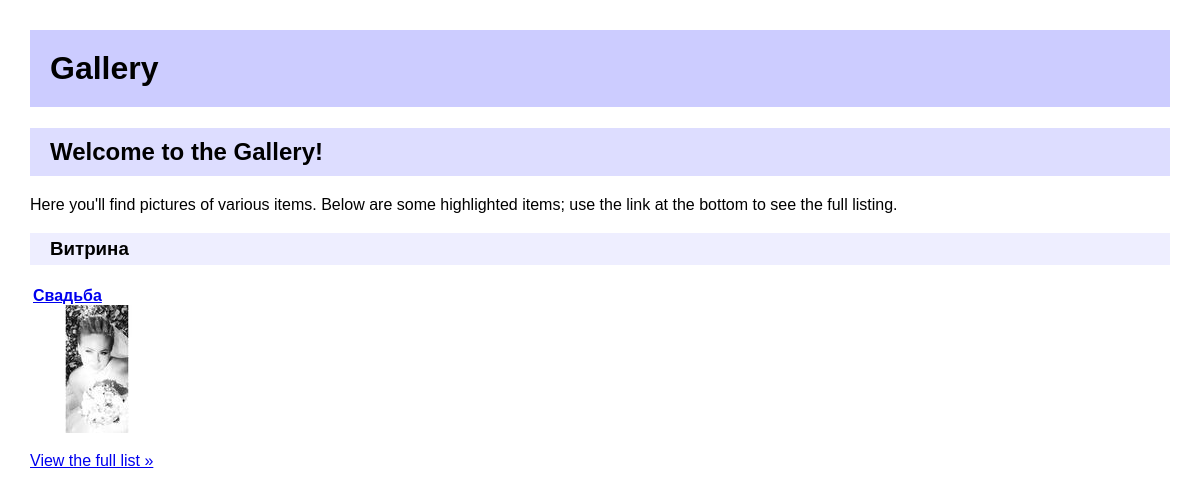
The page /gallery/ on the database as committed earlier.
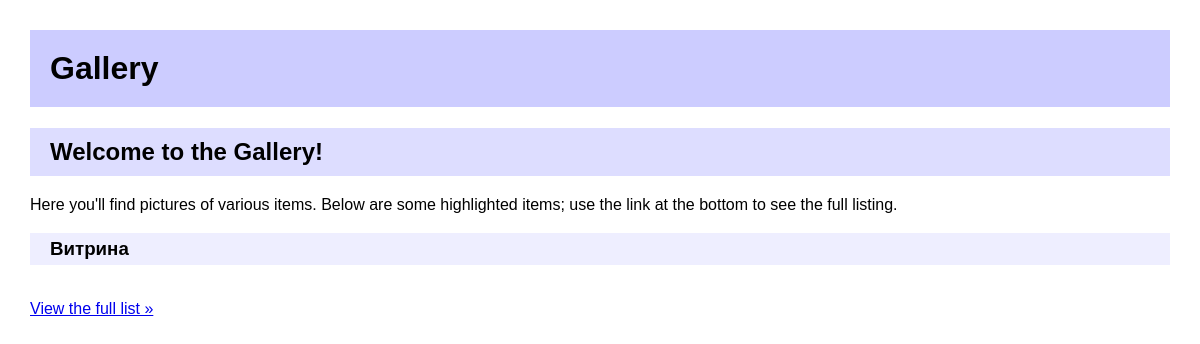
The same page on the database as committed later.
### items/models/album.py (models this page shows, shortened)
class Album(Model):
    name = CharField(verbose_name="Наименование альбома", max_length=250)
    description = TextField(verbose_name="Характеристики альбома", blank=True, null=True)
    class Meta:
        verbose_name = 'Фотоальбом'
        verbose_name_plural = 'Фотоальбомы'
        ordering = ['name']
    @permalink
    def get_absolute_url(self):
        return ('item_detail', None, dict(object_id=self.id))

### items/views.py (the view)
class IndexView(TemplateView):
    template_name = 'index.html'
    extra_context = {'item_list': lambda: Album.objects.all()}

### context_processors.py (called while the page is built)
def root_url_processor(request):
    return {'ROOT_URL': ROOT_URL}

### items/__init__.py (called while the page is built)
def permalink(func):
    from functools import wraps
    from django.urls import reverse
    @wraps(func)
    def inner(*args, **kwargs):
        tuple = func(*args, **kwargs)
        res = reverse(tuple[0], None, *tuple[1:3])
        return res
    return inner

### items/fields.py (called while the page is built)
    def _add_thumb(self, s):
        parts = s.split(".")
        parts.insert(-1, "thumb")
        if parts[-1].lower() not in ['jpeg', 'jpg']:
            parts[-1] = 'jpg'
        return ".".join(parts)

    @property
    def thumb_url(self):
        return self._add_thumb(self.url)

### items/templates/index.html (shortened to what this page needs)
{% extends "base.html" %}
{% block content %}
    <h2>Welcome to the Gallery!</h2>
    <p>Here you'll find pictures of various items. Below are some highlighted items; use the link at the bottom to see the full listing.</p>
    <h3>Витрина</h3>
    <table>
        <tr>
            {% for item in item_list|slice:":3" %}
                <td>
                    <a href="{{ item.get_absolute_url }}"><b>{{ item.name }}</b><br/>
                        {% if item.photo_set.count %}
                            <img src="{{ item.photo_set.all.0.image.thumb_url }}"/>
                        {% else %}
                            <span>No photos (yet)</span>
                        {% endif %}
                    </a>
                </td>
            {% endfor %}
        </tr>
    </table>
    <p><a href="{% url 'item_list' %}">View the full list &raquo;</a></p>
{% endblock %}

Rows that differ between the two databases and show on the page:
removed Album: name "Свадьба"
